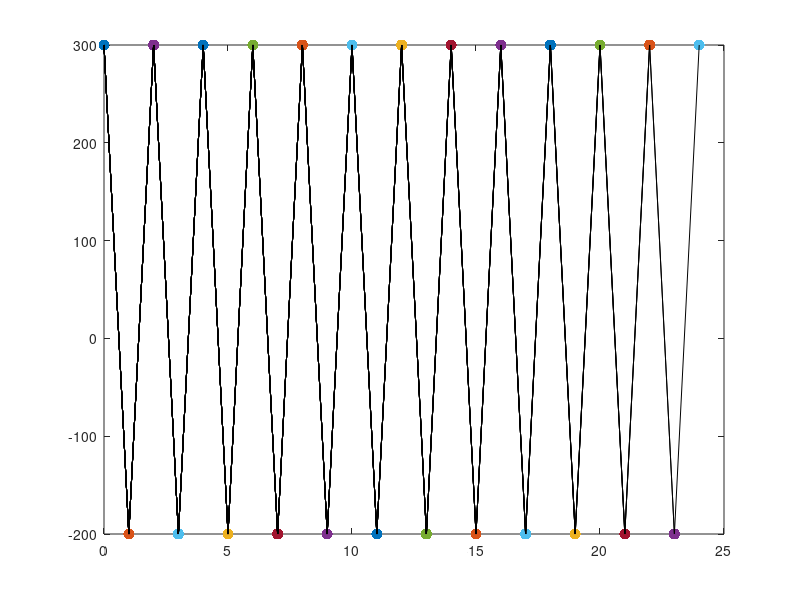

Reproduce this figure in MATLAB.
figure;
xlim([0 25]);  %establishes axis range for x axis
P = [];
a0=300;
m0=0;
w0=6000;
P(1,:) = [m0,w0,a0]
plot (0,a0,'.','markersize',24); 
hold on
Months=1
while Months < 25
    P
    a=input('How many workers this month?')
    b = 20 * a- a0;
    a0=b;
    plot(Months,a0,'.','markersize',24);
    P(Months+1,:)= [Months,a,b];
    plot(P(:,1),P(:,3),'color','k');
    Months=Months+1;
end
